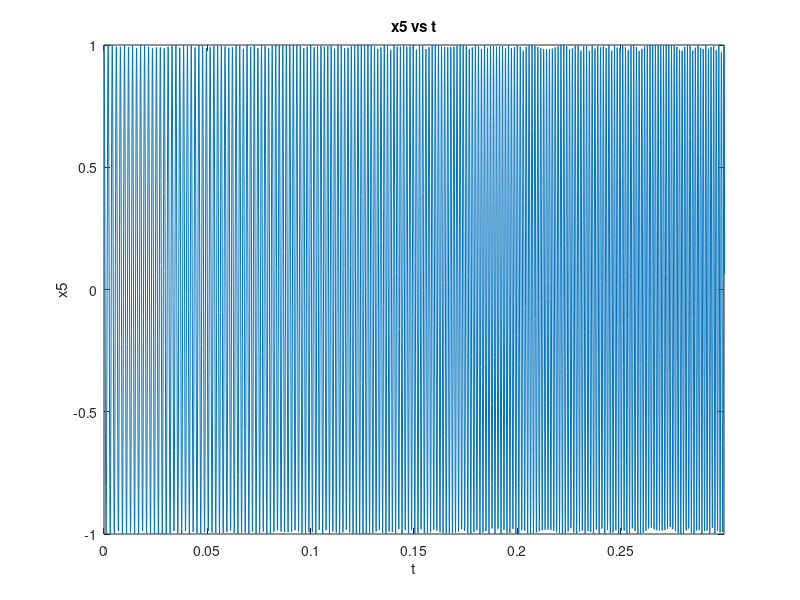
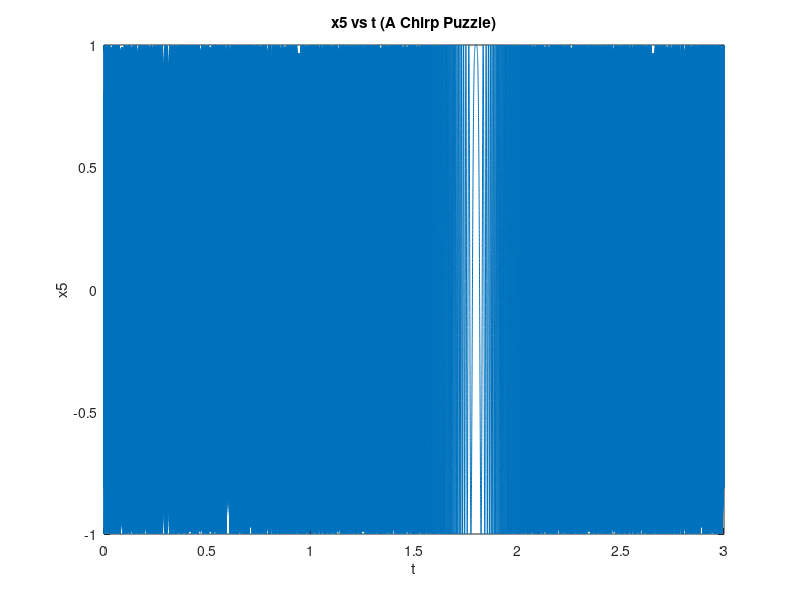

The MATLAB script that drew these images, in order:
ts = 0:0.0001:2;
f0i = 500 ;
u = 500;
fi = 2*u*ts + f0i;
phi = 0;
x5 = cos(2*pi*u*ts.^2 + 2*pi*f0i*ts + phi);
figure(6)
plot(ts,x5);
ylabel('x5');
xlabel('t');
title('x5 vs t')
xlim([0 0.3]);

ts1 = 0:0.0001:3;
f0i = 3000;
u = -2500/3;
fi2 = 2*u*ts1 + f0i;
x5_2 = cos(2*pi*u*ts1.^2 + 2*pi*f0i*ts1 + phi);
figure(7)
plot(ts1,x5_2);
ylabel('x5');
xlabel('t')
title('x5 vs t (A Chirp Puzzle)')
